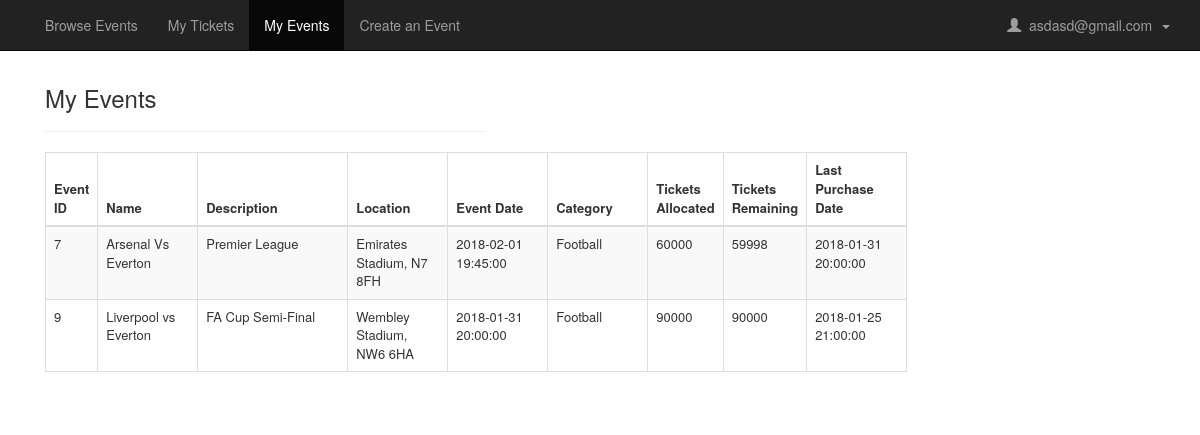
/my_events.php (signed in), run on an earlier commit of the app's database.
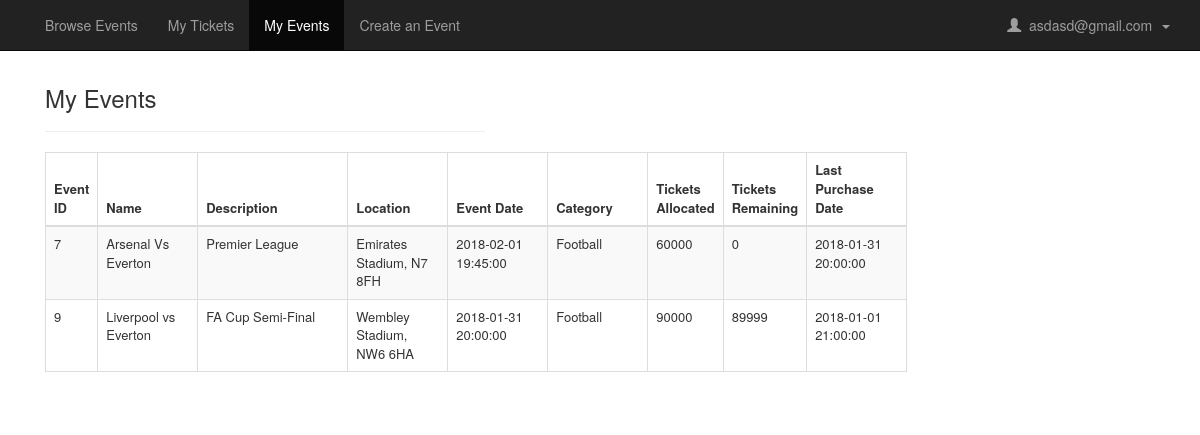
And on a later commit of the database.
### tables this page shows
CREATE TABLE IF NOT EXISTS `events` (
  `event_id` int(11) NOT NULL AUTO_INCREMENT,
  `name` varchar(45) NOT NULL,
  `description` varchar(100) NOT NULL,
  `event_date_time` datetime NOT NULL,
  `event_category_id` int(11) NOT NULL,
  `ticket_allocation` int(11) NOT NULL,
  `tickets_remaining` int(11) NOT NULL,
  `last_purchase_date` datetime NOT NULL,
  `created_by_user_id` int(11) NOT NULL,
  `address_id` int(11) NOT NULL,
  PRIMARY KEY (`event_id`)
);

CREATE TABLE IF NOT EXISTS `addresses` (
  `address_id` int(11) NOT NULL AUTO_INCREMENT,
  `building_name_number` varchar(45) NOT NULL,
  `post_code` varchar(10) NOT NULL,
  PRIMARY KEY (`address_id`)
);

CREATE TABLE IF NOT EXISTS `event_categories` (
  `category_id` int(11) NOT NULL AUTO_INCREMENT,
  `category_name` varchar(20) NOT NULL,
  PRIMARY KEY (`category_id`),
  UNIQUE KEY `idx_event_categories_category_name` (`category_name`)
);

### my_events.php (the view, shortened to what this page needs)
<?php
    $res=mysql_query("SELECT * FROM users WHERE user_id=".$_SESSION['user']);
    $userRow=mysql_fetch_array($res);
?>
<!DOCTYPE html>
<html>
  <head>
    <link rel="stylesheet" href="assets/css/bootstrap.min.css" type="text/css"  />
    <link rel="stylesheet" href="style.css" type="text/css" />
  </head>
  <body>
    <nav class="navbar navbar-inverse navbar-fixed-top">
      <div class="container">
        <div id="navbar" class="navbar-collapse collapse">
          <ul class="nav navbar-nav">
            <ul class="nav navbar-nav">
              <li>
                <a href="browse_events.php">Browse Events
                </a>
              </li>
              <li>
                <a href="my_tickets.php">My Tickets
                </a>
              </li>
              <li class="active">
                <a href="my_events.php">My Events
                </a>
              </li>
              <li>
                <a href="create_event.php">Create an Event
                </a>
              </li>
            </ul>
          </ul>
          <ul class="nav navbar-nav navbar-right">
            <li class="dropdown">
              <a href="#" class="dropdown-toggle" data-toggle="dropdown" role="button" aria-haspopup="true" aria-expanded="false">
                <span class="glyphicon glyphicon-user">
                </span>&nbsp;
                <?php echo $userRow['email']; ?>&nbsp;
                <span class="caret">
                </span>
              </a>
            </li>
          </ul>
        </div>
      </div>
    </nav>
    <div id="wrapper">
      <div class="container">
        <div class="row">
          <div class="col-lg-12" style="width: 500px">
            <body>
              <div id="event_view">
                <div class="panel-body">
                  <div class="dataTable_wrapper">
                    <h3>My Events
                    </h3>
                    <hr>
                    <div class="table">
                      <table style="font-size: 13px; width: 100%; " class="table table-striped table-bordered table-hover" id="dataTables-example">
                        <thead>
                          <tr>
                            <th>Event ID
                            </th>
                            <th style="min-width: 100px;">Name
                            </th>
                            <th style="min-width: 150px;">Description
                            </th>
                            <th style="min-width: 100px;">Location
                            </th>
                            <th style="min-width: 100px;">Event Date
                            </th>
                            <th style="min-width: 100px;">Category
                            </th>
                            <th>Tickets Allocated
                            </th>
                            <th>Tickets Remaining
                            </th>
                            <th style="min-width: 100px;">Last Purchase Date
                            </th>
                          </tr>
                        </thead>
                        <tbody>
                        <?php
                        $query = "SELECT * FROM events, event_categories, addresses WHERE events.address_id = addresses.address_id and events.event_category_id = event_categories.category_id and events.created_by_user_id=".$userRow['user_id'];
                        $res = mysql_query($query);
                        while ($row = mysql_fetch_assoc($res)) {
                        ?>
                          <tr>
                            <td>
                              <?php echo $row['event_id']; ?>
                            </td>
                            <td>
                              <?php echo $row['name']; ?>
                            </td>
                            <td>
                              <?php echo $row['description']; ?>
                            </td>
                            <td>
                              <?php echo $row['building_name_number'].", ".$row['post_code'] ?>
                            </td>
                            <td>
                              <?php echo $row['event_date_time']; ?>
                            </td>
                            <td>
                              <?php echo $row['category_name']; ?>
                            </td>
                            <td>
                              <?php echo $row['ticket_allocation']; ?>
                            </td>
                            <td>
                              <?php echo $row['tickets_remaining']; ?>
                            </td>
                            <td>
                              <?php echo $row['last_purchase_date']; ?>
                            </td>
                          </tr>
                        <?php
                        }?>
                        </tbody>
                      </table>
                    </div>
                  </div>
                </div>
              </div>
            </body>
          </div>
        </div>
      </div>
    </div>
  </body>
</html>

What changed in the data, as far as the page shows it:
changed events "Arsenal Vs Everton": tickets_remaining "59998" → "0"
changed events "Liverpool vs Everton": tickets_remaining "90000" → "89999"; last_purchase_date "2018-01-25 21:00:00" → "2018-01-01 21:00:00"
